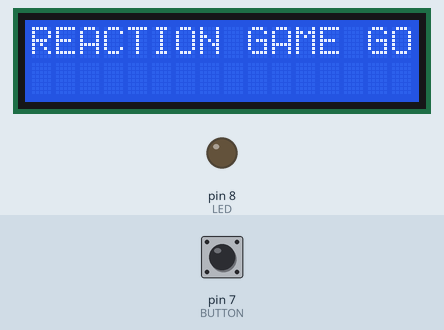
Recording of a sketch running on a simulated Arduino Uno, built with avr-gcc and run on an emulated ATmega328P. Parts: 16×2 character LCD, output pins drawn as LEDs (lit = HIGH). Inputs (shaded band) come from the test bench; at power-on: pin 7 (BUTTON) HIGH. Random numbers use the default seed unless the sketch sets one.

Above: at 0.1 s.
At 3.1 s:
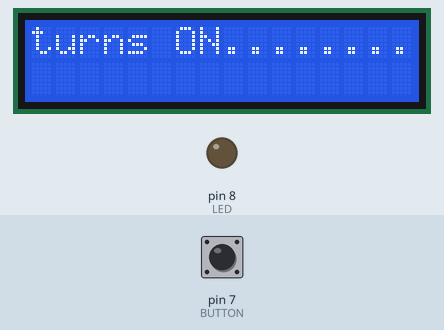
At 5.1 s:
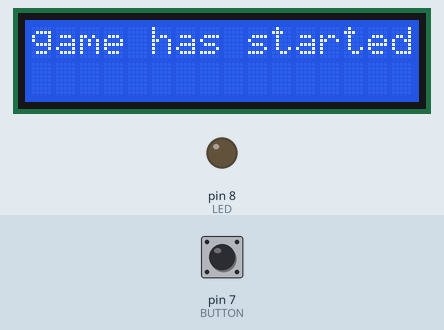
At 38.6 s:
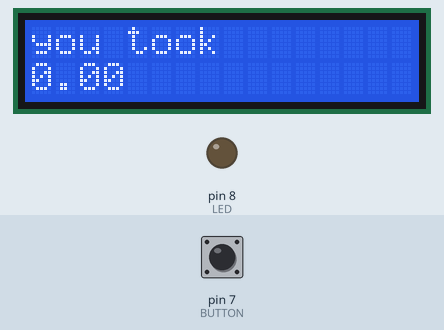
Timing chart, 0 to 40.0 s (numbered marks = the images above):
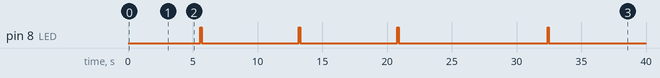

The sketch:

reactionGame1.ino
```cpp
#include <LiquidCrystal.h>
LiquidCrystal lcd(12,11,5,4,3,2);

int LED = 8;
int BUTTON = 7;
int timelapse = 0;
boolean lastButton = LOW;
boolean currentButton = LOW;
boolean message;
boolean started = false;
boolean timer = false;
long startTime;
long endTime;
long randomTime;
float elapsedTime;

void setup() {
  // put your setup code here, to run once:
pinMode(LED,OUTPUT);
digitalWrite(LED, LOW);

pinMode(BUTTON,INPUT);

lcd.begin(16,2);
Serial.begin(9600);


lcd.print("Start?");
lcd.setCursor(0,1);
lcd.print("Press button");

int go = 0;
while (go == 0) {
  go =digitalRead(BUTTON);
}
lcd.setCursor(0,0);
lcd.print("REACTION GAME GO!");
lcd.setCursor(0,1);
lcd.print("                 ");
delay(1000);
lcd.setCursor(0,0);
lcd.print("Press the button ");
delay(1000);
lcd.setCursor(0,0);
lcd.print("when the light   ");
delay(1000);
lcd.setCursor(0,0);
lcd.print("turns ON........");
delay(2000);

}

void loop() {
  // put your main code here, to run repeatedly:

  lcd.noDisplay(); // wipe out instructions


  //wait for a button press

  while (digitalRead(BUTTON)== LOW) {

  }

  lcd.display();

  started = !started; // we've started the game!! or ended the game!!


  if (started == true && timer == false) {
          //start the random timer
          randomTime = random(4,10)*1000; //get a random number btw 4 and 10, *1000 to seconds


          //switch the light on once to say the game is starting
          message = false;
          if (!message) {
            lcd.setCursor(0,0);
            lcd.print("game has started   ");
            lcd.setCursor(0,1);
            lcd.print("                   ");
            delay(500);
            message = true;
          }

          digitalWrite(LED, HIGH);
          delay(100);
          digitalWrite(LED,LOW);

          //wait for a random amount of time
          delay(randomTime);

          //now start timing the player
          startTime=millis();
          //switch the light on

          digitalWrite(LED,HIGH);
          //start timing
           timer = true;

    }//game started

   if (started == true && timer == true) {
    //the game has started and we are timing, so we must be waiting for the button press!

    while (digitalRead(BUTTON)== LOW) {

    }
    // button was pressed... let's stop and work out elaspsed time
    started=false;

   }

   if (started == false && timer == true) {
        digitalWrite(LED,LOW);
        // this means they are being timed, and the button press has arrived since !
        endTime=millis();
        elapsedTime= endTime-startTime;
        elapsedTime= elapsedTime/1000;
        lcd.setCursor(0,0);
        lcd.print("you took         ");
        lcd.setCursor(0,1);
        lcd.print(elapsedTime);
        delay(2000); // wait a bit before the game starts again...

        timer=false; // go back to initial state
    }//timing


}//  main loop
```

Measured:
- by itself, pin 8 (LED): LOW → HIGH at 5.6 s, → LOW 0.10 s later, → HIGH 7.5 s later, → LOW 0.10 s later, … (8 changes in this stretch)
- what the display in image 1 shows lasts 2.0 s, from 3.1 s to 5.1 s
- what the display in image 2 shows lasts 5.6 s, from 5.1 s to 10.7 s
